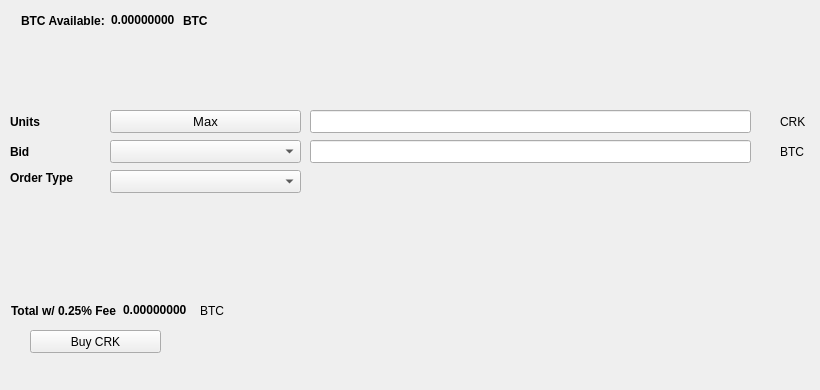
   <widget class="QWidget" name="BuyTab">
    <attribute name="title">
     <string>Buy</string>
    </attribute>
    <widget class="QPushButton" name="BuyCRK">
     <property name="geometry">
      <rect>
       <x>30</x>
       <y>330</y>
       <width>131</width>
       <height>23</height>
      </rect>
     </property>
     <property name="text">
      <string>Buy CRK</string>
     </property>
     <property name="icon">
      <iconset resource="../crk.qrc">
       <normaloff>:/icons/bitcoin</normaloff>:/icons/bitcoin</iconset>
     </property>
    </widget>
    <widget class="QLabel" name="label_3">
     <property name="geometry">
      <rect>
       <x>10</x>
       <y>110</y>
       <width>46</width>
       <height>23</height>
      </rect>
     </property>
     <property name="font">
      <font>
       <weight>75</weight>
       <bold>true</bold>
      </font>
     </property>
     <property name="text">
      <string>Units</string>
     </property>
    </widget>
    <widget class="QLineEdit" name="UnitsInput">
     <property name="geometry">
      <rect>
       <x>310</x>
       <y>110</y>
       <width>441</width>
       <height>23</height>
      </rect>
     </property>
     <property name="font">
      <font>
       <pointsize>9</pointsize>
       <weight>75</weight>
       <bold>true</bold>
      </font>
     </property>
    </widget>
    <widget class="QLineEdit" name="BuyBidPriceEdit">
     <property name="geometry">
      <rect>
       <x>310</x>
       <y>140</y>
       <width>441</width>
       <height>23</height>
      </rect>
     </property>
     <property name="font">
      <font>
       <pointsize>9</pointsize>
       <weight>75</weight>
       <bold>true</bold>
      </font>
     </property>
    </widget>
    <widget class="QLabel" name="label_4">
     <property name="geometry">
      <rect>
       <x>780</x>
       <y>110</y>
       <width>31</width>
       <height>23</height>
      </rect>
     </property>
     <property name="text">
      <string>CRK</string>
     </property>
    </widget>
    <widget class="QLabel" name="label_5">
     <property name="geometry">
      <rect>
       <x>780</x>
       <y>140</y>
       <width>31</width>
       <height>23</height>
      </rect>
     </property>
     <property name="text">
      <string>BTC</string>
     </property>
    </widget>
    <widget class="QLabel" name="label_6">
     <property name="geometry">
      <rect>
       <x>10</x>
       <y>140</y>
       <width>46</width>
       <height>23</height>
      </rect>
     </property>
     <property name="font">
      <font>
       <weight>75</weight>
       <bold>true</bold>
      </font>
     </property>
     <property name="text">
      <string>Bid</string>
     </property>
    </widget>
    <widget class="QLabel" name="label_7">
     <property name="geometry">
      <rect>
       <x>10</x>
       <y>170</y>
       <width>91</width>
       <height>16</height>
      </rect>
     </property>
     <property name="font">
      <font>
       <weight>75</weight>
       <bold>true</bold>
      </font>
     </property>
     <property name="text">
      <string>Order Type</string>
     </property>
    </widget>
    <widget class="QPushButton" name="Buy_Max_Amount">
     <property name="geometry">
      <rect>
       <x>110</x>
       <y>110</y>
       <width>191</width>
       <height>23</height>
      </rect>
     </property>
     <property name="font">
      <font>
       <pointsize>10</pointsize>
      </font>
     </property>
     <property name="text">
      <string>Max</string>
     </property>
    </widget>
    <widget class="QComboBox" name="BuyBidcomboBox">
     <property name="geometry">
      <rect>
       <x>110</x>
       <y>140</y>
       <width>191</width>
       <height>23</height>
      </rect>
     </property>
     <property name="font">
      <font>
       <pointsize>10</pointsize>
      </font>
     </property>
    </widget>
    <widget class="QComboBox" name="buyOrdertypeCombo">
     <property name="geometry">
      <rect>
       <x>110</x>
       <y>170</y>
       <width>191</width>
       <height>23</height>
      </rect>
     </property>
     <property name="font">
      <font>
       <pointsize>10</pointsize>
      </font>
     </property>
    </widget>
    <widget class="QWidget" name="layoutWidget1">
     <property name="geometry">
      <rect>
       <x>21</x>
       <y>11</y>
       <width>227</width>
       <height>19</height>
      </rect>
     </property>
     <layout class="QHBoxLayout" name="horizontalLayout_3">
      <item>
       <widget class="QLabel" name="label232">
        <property name="font">
         <font>
          <weight>75</weight>
          <bold>true</bold>
         </font>
        </property>
        <property name="text">
         <string>BTC Available:</string>
        </property>
       </widget>
      </item>
      <item>
       <widget class="QLabel" name="BtcAvailableLbl">
        <property name="palette">
         <palette>
          <active>
           <colorrole role="WindowText">
            <brush brushstyle="SolidPattern">
             <color alpha="255">
              <red>0</red>
              <green>0</green>
              <blue>0</blue>
             </color>
            </brush>
           </colorrole>
           <colorrole role="Button">
            <brush brushstyle="SolidPattern">
             <color alpha="255">
              <red>0</red>
              <green>170</green>
              <blue>0</blue>
             </color>
            </brush>
           </colorrole>
           <colorrole role="Light">
            <brush brushstyle="SolidPattern">
             <color alpha="255">
              <red>0</red>
              <green>255</green>
              <blue>0</blue>
             </color>
            </brush>
           </colorrole>
           <colorrole role="Midlight">
            <brush brushstyle="SolidPattern">
             <color alpha="255">
              <red>0</red>
              <green>212</green>
              <blue>0</blue>
             </color>
            </brush>
           </colorrole>
           <colorrole role="Dark">
            <brush brushstyle="SolidPattern">
             <color alpha="255">
              <red>0</red>
              <green>85</green>
              <blue>0</blue>
             </color>
            </brush>
           </colorrole>
           <colorrole role="Mid">
            <brush brushstyle="SolidPattern">
             <color alpha="255">
              <red>0</red>
              <green>113</green>
              <blue>0</blue>
             </color>
            </brush>
           </colorrole>
           <colorrole role="Text">
            <brush brushstyle="SolidPattern">
             <color alpha="255">
              <red>0</red>
              <green>170</green>
              <blue>0</blue>
             </color>
            </brush>
           </colorrole>
           <colorrole role="BrightText">
            <brush brushstyle="SolidPattern">
             <color alpha="255">
              <red>255</red>
              <green>255</green>
              <blue>255</blue>
             </color>
            </brush>
           </colorrole>
           <colorrole role="ButtonText">
            <brush brushstyle="SolidPattern">
             <color alpha="255">
              <red>0</red>
              <green>0</green>
              <blue>0</blue>
             </color>
            </brush>
           </colorrole>
           <colorrole role="Base">
            <brush brushstyle="SolidPattern">
             <color alpha="255">
              <red>255</red>
              <green>255</green>
              <blue>255</blue>
             </color>
            </brush>
           </colorrole>
           <colorrole role="Window">
            <brush brushstyle="SolidPattern">
             <color alpha="255">
              <red>0</red>
              <green>170</green>
              <blue>0</blue>
             </color>
            </brush>
           </colorrole>
           <colorrole role="Shadow">
            <brush brushstyle="SolidPattern">
             <color alpha="255">
              <red>0</red>
              <green>0</green>
              <blue>0</blue>
             </color>
            </brush>
           </colorrole>
           <colorrole role="AlternateBase">
            <brush brushstyle="SolidPattern">
             <color alpha="255">
              <red>127</red>
              <green>212</green>
              <blue>127</blue>
             </color>
            </brush>
           </colorrole>
           <colorrole role="ToolTipBase">
            <brush brushstyle="SolidPattern">
             <color alpha="255">
              <red>255</red>
              <green>255</green>
              <blue>220</blue>
             </color>
            </brush>
           </colorrole>
           <colorrole role="ToolTipText">
            <brush brushstyle="SolidPattern">
             <color alpha="255">
              <red>0</red>
              <green>0</green>
              <blue>0</blue>
             </color>
            </brush>
           </colorrole>
          </active>
          <inactive>
           <colorrole role="WindowText">
            <brush brushstyle="SolidPattern">
             <color alpha="255">
              <red>0</red>
              <green>0</green>
              <blue>0</blue>
             </color>
            </brush>
           </colorrole>
           <colorrole role="Button">
            <brush brushstyle="SolidPattern">
             <color alpha="255">
              <red>0</red>
              <green>170</green>
              <blue>0</blue>
             </color>
            </brush>
           </colorrole>
           <colorrole role="Light">
            <brush brushstyle="SolidPattern">
             <color alpha="255">
              <red>0</red>
              <green>255</green>
              <blue>0</blue>
             </color>
            </brush>
           </colorrole>
           <colorrole role="Midlight">
            <brush brushstyle="SolidPattern">
             <color alpha="255">
              <red>0</red>
              <green>212</green>
              <blue>0</blue>
             </color>
            </brush>
           </colorrole>
           <colorrole role="Dark">
            <brush brushstyle="SolidPattern">
             <color alpha="255">
              <red>0</red>
              <green>85</green>
              <blue>0</blue>
             </color>
            </brush>
           </colorrole>
           <colorrole role="Mid">
            <brush brushstyle="SolidPattern">
             <color alpha="255">
              <red>0</red>
              <green>113</green>
              <blue>0</blue>
             </color>
            </brush>
           </colorrole>
           <colorrole role="Text">
            <brush brushstyle="SolidPattern">
             <color alpha="255">
              <red>0</red>
              <green>170</green>
              <blue>0</blue>
             </color>
            </brush>
           </colorrole>
           <colorrole role="BrightText">
            <brush brushstyle="SolidPattern">
             <color alpha="255">
              <red>255</red>
              <green>255</green>
              <blue>255</blue>
             </color>
            </brush>
           </colorrole>
           <colorrole role="ButtonText">
            <brush brushstyle="SolidPattern">
             <color alpha="255">
              <red>0</red>
              <green>0</green>
              <blue>0</blue>
             </color>
            </brush>
           </colorrole>
           <colorrole role="Base">
            <brush brushstyle="SolidPattern">
             <color alpha="255">
              <red>255</red>
              <green>255</green>
              <blue>255</blue>
             </color>
            </brush>
           </colorrole>
           <colorrole role="Window">
            <brush brushstyle="SolidPattern">
             <color alpha="255">
              <red>0</red>
              <green>170</green>
              <blue>0</blue>
             </color>
            </brush>
           </colorrole>
           <colorrole role="Shadow">
            <brush brushstyle="SolidPattern">
             <color alpha="255">
              <red>0</red>
              <green>0</green>
              <blue>0</blue>
             </color>
            </brush>
           </colorrole>
           <colorrole role="AlternateBase">
            <brush brushstyle="SolidPattern">
             <color alpha="255">
              <red>127</red>
              <green>212</green>
              <blue>127</blue>
             </color>
            </brush>
           </colorrole>
           <colorrole role="ToolTipBase">
            <brush brushstyle="SolidPattern">
             <color alpha="255">
              <red>255</red>
              <green>255</green>
              <blue>220</blue>
             </color>
            </brush>
           </colorrole>
           <colorrole role="ToolTipText">
            <brush brushstyle="SolidPattern">
             <color alpha="255">
              <red>0</red>
              <green>0</green>
              <blue>0</blue>
             </color>
            </brush>
           </colorrole>
          </inactive>
          <disabled>
           <colorrole role="WindowText">
            <brush brushstyle="SolidPattern">
             <color alpha="255">
              <red>0</red>
              <green>85</green>
              <blue>0</blue>
             </color>
            </brush>
           </colorrole>
           <colorrole role="Button">
            <brush brushstyle="SolidPattern">
             <color alpha="255">
              <red>0</red>
              <green>170</green>
              <blue>0</blue>
             </color>
            </brush>
           </colorrole>
           <colorrole role="Light">
            <brush brushstyle="SolidPattern">
             <color alpha="255">
              <red>0</red>
              <green>255</green>
              <blue>0</blue>
             </color>
            </brush>
           </colorrole>
           <colorrole role="Midlight">
            <brush brushstyle="SolidPattern">
             <color alpha="255">
              <red>0</red>
              <green>212</green>
              <blue>0</blue>
             </color>
            </brush>
           </colorrole>
           <colorrole role="Dark">
            <brush brushstyle="SolidPattern">
             <color alpha="255">
              <red>0</red>
              <green>85</green>
              <blue>0</blue>
             </color>
            </brush>
           </colorrole>
           <colorrole role="Mid">
            <brush brushstyle="SolidPattern">
             <color alpha="255">
              <red>0</red>
              <green>113</green>
              <blue>0</blue>
             </color>
            </brush>
           </colorrole>
           <colorrole role="Text">
            <brush brushstyle="SolidPattern">
             <color alpha="255">
              <red>0</red>
              <green>85</green>
              <blue>0</blue>
             </color>
            </brush>
           </colorrole>
           <colorrole role="BrightText">
            <brush brushstyle="SolidPattern">
             <color alpha="255">
              <red>255</red>
              <green>255</green>
              <blue>255</blue>
             </color>
            </brush>
           </colorrole>
           <colorrole role="ButtonText">
            <brush brushstyle="SolidPattern">
             <color alpha="255">
              <red>0</red>
              <green>85</green>
              <blue>0</blue>
             </color>
            </brush>
           </colorrole>
           <colorrole role="Base">
            <brush brushstyle="SolidPattern">
             <color alpha="255">
              <red>0</red>
              <green>170</green>
              <blue>0</blue>
             </color>
            </brush>
           </colorrole>
           <colorrole role="Window">
            <brush brushstyle="SolidPattern">
             <color alpha="255">
              <red>0</red>
              <green>170</green>
              <blue>0</blue>
             </color>
            </brush>
           </colorrole>
           <colorrole role="Shadow">
            <brush brushstyle="SolidPattern">
             <color alpha="255">
              <red>0</red>
              <green>0</green>
              <blue>0</blue>
             </color>
            </brush>
           </colorrole>
           <colorrole role="AlternateBase">
            <brush brushstyle="SolidPattern">
             <color alpha="255">
              <red>0</red>
              <green>170</green>
              <blue>0</blue>
             </color>
            </brush>
           </colorrole>
           <colorrole role="ToolTipBase">
            <brush brushstyle="SolidPattern">
             <color alpha="255">
              <red>255</red>
              <green>255</green>
              <blue>220</blue>
             </color>
            </brush>
           </colorrole>
           <colorrole role="ToolTipText">
            <brush brushstyle="SolidPattern">
             <color alpha="255">
              <red>0</red>
              <green>0</green>
              <blue>0</blue>
             </color>
            </brush>
           </colorrole>
          </disabled>
         </palette>
        </property>
        <property name="font">
         <font>
          <weight>75</weight>
          <bold>true</bold>
         </font>
        </property>
        <property name="text">
         <string>0.00000000</string>
        </property>
        <property name="textInteractionFlags">
         <set>Qt::LinksAccessibleByMouse|Qt::TextSelectableByKeyboard|Qt::TextSelectableByMouse</set>
        </property>
       </widget>
      </item>
      <item>
       <widget class="QLabel" name="BtcAvailableLbl_2">
        <property name="font">
         <font>
          <weight>75</weight>
          <bold>true</bold>
         </font>
        </property>
        <property name="text">
         <string>BTC</string>
        </property>
       </widget>
      </item>
     </layout>
    </widget>
    <widget class="QWidget" name="layoutWidge2">
     <property name="geometry">
      <rect>
       <x>11</x>
       <y>301</y>
       <width>259</width>
       <height>19</height>
      </rect>
     </property>
     <layout class="QHBoxLayout" name="horizontalLayout_4">
      <item>
       <widget class="QLabel" name="label_9">
        <property name="font">
         <font>
          <weight>75</weight>
          <bold>true</bold>
         </font>
        </property>
        <property name="text">
         <string>Total w/ 0.25% Fee</string>
        </property>
       </widget>
      </item>
      <item>
       <widget class="QLabel" name="BuyCostLabel">
        <property name="palette">
         <palette>
          <active>
           <colorrole role="WindowText">
            <brush brushstyle="SolidPattern">
             <color alpha="255">
              <red>0</red>
              <green>0</green>
              <blue>0</blue>
             </color>
            </brush>
           </colorrole>
           <colorrole role="Button">
            <brush brushstyle="SolidPattern">
             <color alpha="255">
              <red>0</red>
              <green>170</green>
              <blue>0</blue>
             </color>
            </brush>
           </colorrole>
           <colorrole role="Light">
            <brush brushstyle="SolidPattern">
             <color alpha="255">
              <red>0</red>
              <green>255</green>
              <blue>0</blue>
             </color>
            </brush>
           </colorrole>
           <colorrole role="Midlight">
            <brush brushstyle="SolidPattern">
             <color alpha="255">
              <red>0</red>
              <green>212</green>
              <blue>0</blue>
             </color>
            </brush>
           </colorrole>
           <colorrole role="Dark">
            <brush brushstyle="SolidPattern">
             <color alpha="255">
              <red>0</red>
              <green>85</green>
              <blue>0</blue>
             </color>
            </brush>
           </colorrole>
           <colorrole role="Mid">
            <brush brushstyle="SolidPattern">
             <color alpha="255">
              <red>0</red>
              <green>113</green>
              <blue>0</blue>
             </color>
            </brush>
           </colorrole>
           <colorrole role="Text">
            <brush brushstyle="SolidPattern">
             <color alpha="255">
              <red>0</red>
              <green>170</green>
              <blue>0</blue>
             </color>
            </brush>
           </colorrole>
           <colorrole role="BrightText">
            <brush brushstyle="SolidPattern">
             <color alpha="255">
              <red>255</red>
              <green>255</green>
              <blue>255</blue>
             </color>
            </brush>
           </colorrole>
           <colorrole role="ButtonText">
            <brush brushstyle="SolidPattern">
             <color alpha="255">
              <red>0</red>
              <green>0</green>
              <blue>0</blue>
             </color>
            </brush>
           </colorrole>
           <colorrole role="Base">
            <brush brushstyle="SolidPattern">
             <color alpha="255">
              <red>255</red>
              <green>255</green>
              <blue>255</blue>
             </color>
            </brush>
           </colorrole>
           <colorrole role="Window">
            <brush brushstyle="SolidPattern">
             <color alpha="255">
              <red>0</red>
              <green>170</green>
              <blue>0</blue>
             </color>
            </brush>
           </colorrole>
           <colorrole role="Shadow">
            <brush brushstyle="SolidPattern">
             <color alpha="255">
              <red>0</red>
              <green>0</green>
              <blue>0</blue>
             </color>
            </brush>
           </colorrole>
           <colorrole role="AlternateBase">
            <brush brushstyle="SolidPattern">
             <color alpha="255">
              <red>127</red>
              <green>212</green>
              <blue>127</blue>
             </color>
            </brush>
           </colorrole>
           <colorrole role="ToolTipBase">
            <brush brushstyle="SolidPattern">
             <color alpha="255">
              <red>255</red>
              <green>255</green>
              <blue>220</blue>
             </color>
            </brush>
           </colorrole>
           <colorrole role="ToolTipText">
            <brush brushstyle="SolidPattern">
             <color alpha="255">
              <red>0</red>
              <green>0</green>
              <blue>0</blue>
             </color>
            </brush>
           </colorrole>
          </active>
          <inactive>
           <colorrole role="WindowText">
            <brush brushstyle="SolidPattern">
             <color alpha="255">
              <red>0</red>
              <green>0</green>
              <blue>0</blue>
             </color>
            </brush>
           </colorrole>
           <colorrole role="Button">
            <brush brushstyle="SolidPattern">
             <color alpha="255">
              <red>0</red>
              <green>170</green>
              <blue>0</blue>
             </color>
            </brush>
           </colorrole>
           <colorrole role="Light">
            <brush brushstyle="SolidPattern">
             <color alpha="255">
              <red>0</red>
              <green>255</green>
              <blue>0</blue>
             </color>
            </brush>
           </colorrole>
           <colorrole role="Midlight">
            <brush brushstyle="SolidPattern">
             <color alpha="255">
              <red>0</red>
              <green>212</green>
              <blue>0</blue>
             </color>
            </brush>
           </colorrole>
           <colorrole role="Dark">
            <brush brushstyle="SolidPattern">
             <color alpha="255">
              <red>0</red>
              <green>85</green>
              <blue>0</blue>
             </color>
            </brush>
           </colorrole>
           <colorrole role="Mid">
            <brush brushstyle="SolidPattern">
             <color alpha="255">
              <red>0</red>
              <green>113</green>
              <blue>0</blue>
             </color>
            </brush>
           </colorrole>
           <colorrole role="Text">
            <brush brushstyle="SolidPattern">
             <color alpha="255">
              <red>0</red>
              <green>170</green>
              <blue>0</blue>
             </color>
            </brush>
           </colorrole>
           <colorrole role="BrightText">
            <brush brushstyle="SolidPattern">
             <color alpha="255">
              <red>255</red>
              <green>255</green>
              <blue>255</blue>
             </color>
            </brush>
           </colorrole>
           <colorrole role="ButtonText">
            <brush brushstyle="SolidPattern">
             <color alpha="255">
              <red>0</red>
              <green>0</green>
              <blue>0</blue>
             </color>
            </brush>
           </colorrole>
           <colorrole role="Base">
            <brush brushstyle="SolidPattern">
             <color alpha="255">
              <red>255</red>
              <green>255</green>
              <blue>255</blue>
             </color>
            </brush>
           </colorrole>
           <colorrole role="Window">
            <brush brushstyle="SolidPattern">
             <color alpha="255">
              <red>0</red>
              <green>170</green>
              <blue>0</blue>
             </color>
            </brush>
           </colorrole>
           <colorrole role="Shadow">
            <brush brushstyle="SolidPattern">
             <color alpha="255">
              <red>0</red>
              <green>0</green>
              <blue>0</blue>
             </color>
            </brush>
           </colorrole>
           <colorrole role="AlternateBase">
            <brush brushstyle="SolidPattern">
             <color alpha="255">
              <red>127</red>
              <green>212</green>
              <blue>127</blue>
             </color>
            </brush>
           </colorrole>
           <colorrole role="ToolTipBase">
            <brush brushstyle="SolidPattern">
             <color alpha="255">
              <red>255</red>
              <green>255</green>
              <blue>220</blue>
             </color>
            </brush>
           </colorrole>
           <colorrole role="ToolTipText">
            <brush brushstyle="SolidPattern">
             <color alpha="255">
              <red>0</red>
              <green>0</green>
              <blue>0</blue>
             </color>
            </brush>
           </colorrole>
          </inactive>
          <disabled>
           <colorrole role="WindowText">
            <brush brushstyle="SolidPattern">
             <color alpha="255">
              <red>0</red>
              <green>85</green>
              <blue>0</blue>
             </color>
            </brush>
           </colorrole>
           <colorrole role="Button">
            <brush brushstyle="SolidPattern">
             <color alpha="255">
              <red>0</red>
              <green>170</green>
              <blue>0</blue>
             </color>
            </brush>
           </colorrole>
           <colorrole role="Light">
            <brush brushstyle="SolidPattern">
             <color alpha="255">
              <red>0</red>
              <green>255</green>
              <blue>0</blue>
             </color>
            </brush>
           </colorrole>
           <colorrole role="Midlight">
            <brush brushstyle="SolidPattern">
             <color alpha="255">
              <red>0</red>
              <green>212</green>
              <blue>0</blue>
             </color>
            </brush>
           </colorrole>
           <colorrole role="Dark">
            <brush brushstyle="SolidPattern">
             <color alpha="255">
              <red>0</red>
              <green>85</green>
              <blue>0</blue>
             </color>
            </brush>
           </colorrole>
           <colorrole role="Mid">
            <brush brushstyle="SolidPattern">
             <color alpha="255">
              <red>0</red>
              <green>113</green>
              <blue>0</blue>
             </color>
            </brush>
           </colorrole>
           <colorrole role="Text">
            <brush brushstyle="SolidPattern">
             <color alpha="255">
              <red>0</red>
              <green>85</green>
              <blue>0</blue>
             </color>
            </brush>
           </colorrole>
           <colorrole role="BrightText">
            <brush brushstyle="SolidPattern">
             <color alpha="255">
              <red>255</red>
              <green>255</green>
              <blue>255</blue>
             </color>
            </brush>
           </colorrole>
           <colorrole role="ButtonText">
            <brush brushstyle="SolidPattern">
             <color alpha="255">
              <red>0</red>
              <green>85</green>
              <blue>0</blue>
             </color>
            </brush>
           </colorrole>
           <colorrole role="Base">
            <brush brushstyle="SolidPattern">
             <color alpha="255">
              <red>0</red>
              <green>170</green>
              <blue>0</blue>
             </color>
            </brush>
           </colorrole>
           <colorrole role="Window">
            <brush brushstyle="SolidPattern">
             <color alpha="255">
              <red>0</red>
              <green>170</green>
              <blue>0</blue>
             </color>
            </brush>
           </colorrole>
           <colorrole role="Shadow">
            <brush brushstyle="SolidPattern">
             <color alpha="255">
              <red>0</red>
              <green>0</green>
              <blue>0</blue>
             </color>
            </brush>
           </colorrole>
           <colorrole role="AlternateBase">
            <brush brushstyle="SolidPattern">
             <color alpha="255">
              <red>0</red>
              <green>170</green>
              <blue>0</blue>
             </color>
            </brush>
           </colorrole>
           <colorrole role="ToolTipBase">
            <brush brushstyle="SolidPattern">
             <color alpha="255">
              <red>255</red>
              <green>255</green>
              <blue>220</blue>
             </color>
            </brush>
           </colorrole>
           <colorrole role="ToolTipText">
            <brush brushstyle="SolidPattern">
             <color alpha="255">
              <red>0</red>
              <green>0</green>
              <blue>0</blue>
             </color>
            </brush>
           </colorrole>
          </disabled>
         </palette>
        </property>
        <property name="font">
         <font>
          <weight>75</weight>
          <bold>true</bold>
         </font>
        </property>
        <property name="autoFillBackground">
         <bool>false</bool>
        </property>
        <property name="text">
         <string>0.00000000</string>
        </property>
        <property name="textInteractionFlags">
         <set>Qt::LinksAccessibleByMouse|Qt::TextSelectableByMouse</set>
        </property>
       </widget>
      </item>
      <item>
       <widget class="QLabel" name="label_10">
        <property name="font">
         <font>
          <weight>50</weight>
          <bold>false</bold>
         </font>
        </property>
        <property name="text">
         <string>BTC</string>
        </property>
       </widget>
      </item>
     </layout>
    </widget>
    <widget class="QLabel" name="label_24">
     <property name="geometry">
      <rect>
       <x>460</x>
       <y>300</y>
       <width>281</width>
       <height>81</height>
      </rect>
     </property>
     <property name="text">
      <string/>
     </property>
     <property name="pixmap">
      <pixmap>:/images/bittrex</pixmap>
     </property>
    </widget>
   </widget>
